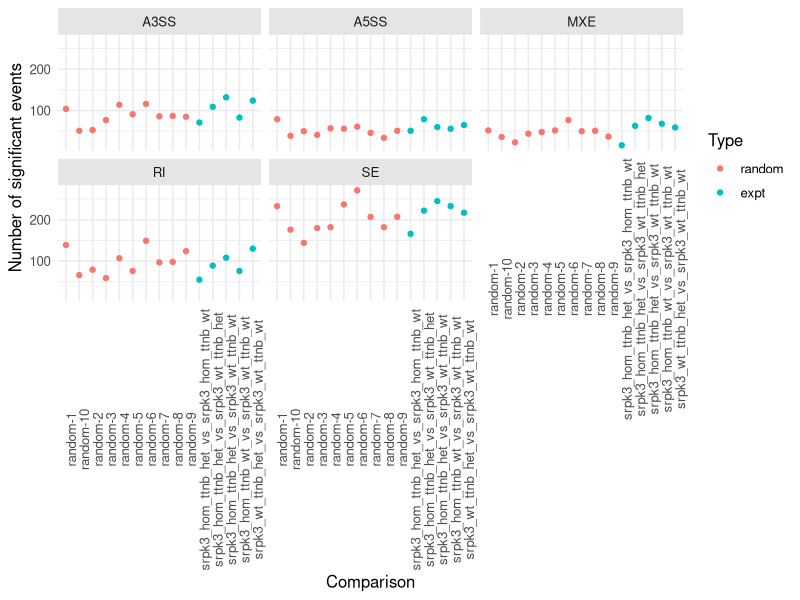

Generate this figure with R:
suppressPackageStartupMessages(library(tidyverse))

rmats <-
  read_tsv(
    "rmats.tsv",
    col_names=TRUE,
    col_types=cols_only(
      Comparison=col_character(),
      Event=col_factor(),
      Sig=col_number(),
      Type=col_factor()
    )
  )
stop_for_problems(rmats)
p <- ggplot(data=rmats, aes(x=Comparison, y=Sig, colour=Type, group=Event)) +
facet_wrap(~ Event) +
  geom_point() +
  xlab("Comparison") +
  ylab("Number of significant events") +
  theme_minimal(base_size = 12) +
  theme(strip.background = element_rect(fill = "grey90", colour = "grey90"), axis.text.x = element_text(angle = 90))
ggsave("rmats.pdf", p)
